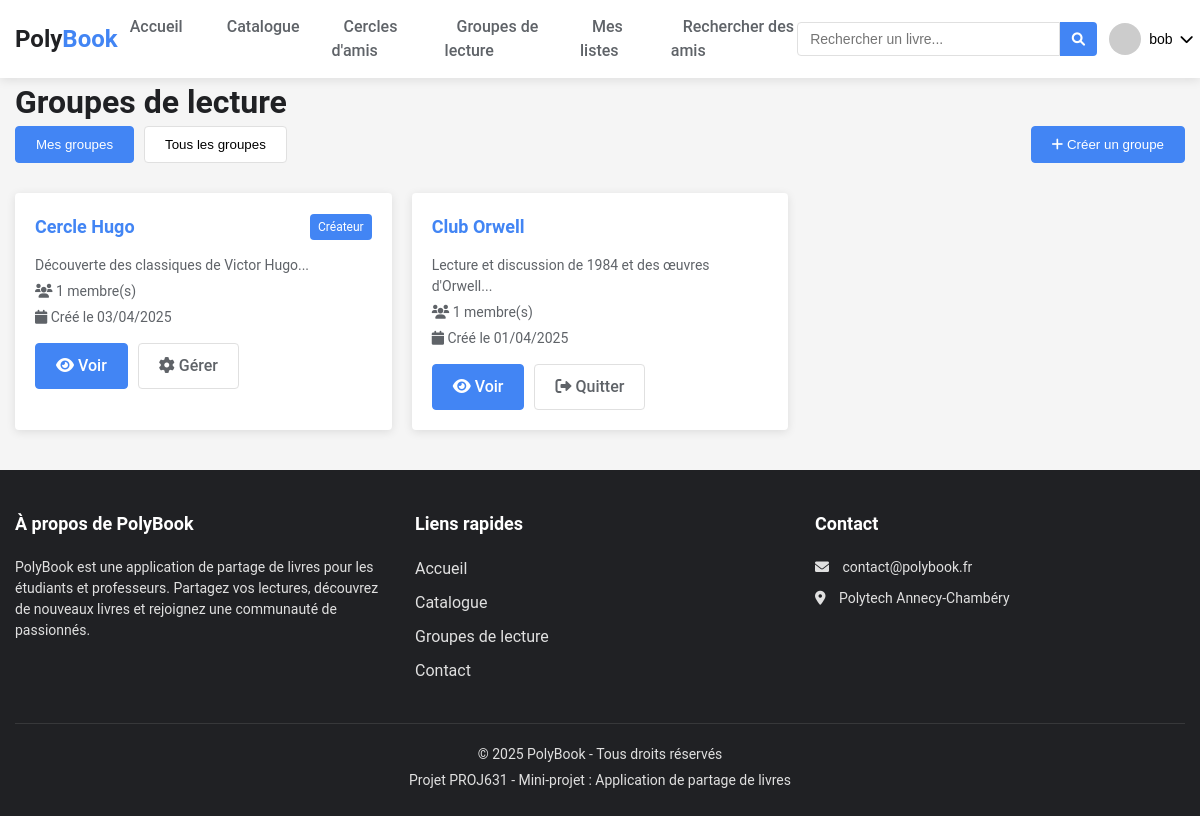
The page /website/groupes_lecture.php (signed in) on the database its author committed.
### tables this page shows
CREATE TABLE reading_group (
    id INT PRIMARY KEY AUTO_INCREMENT,
    created_at DATE,
    name TEXT,
    description TEXT,
    creator_user_id INT
);

### website/connexion.php (called while the page is built, shortened)
<?php
function securiser($donnee) {
    return htmlspecialchars($donnee, ENT_QUOTES, 'UTF-8');
}
?>

### website/groupes_lecture.php (the view, shortened to what this page needs)
<!DOCTYPE html>
<html lang="fr">
<head>
    <link rel="stylesheet" href="styles.css">
    <link rel="stylesheet" href="https://cdnjs.cloudflare.com/ajax/libs/font-awesome/6.0.0/css/all.min.css">
</head>
<body>
    <?php
    require_once 'connexion.php';
    include 'header.php';
    $user_id = $_SESSION['user_id'];
    $my_groups_sql = "SELECT rg.*, COUNT(rgm.id) as member_count,
                     (rg.creator_user_id = $user_id) as is_creator
                     FROM reading_group rg
                     JOIN reading_group_member rgm ON rg.id = rgm.reading_group_id
                     WHERE rgm.user_id = $user_id
                     GROUP BY rg.id
                     ORDER BY is_creator DESC, rg.created_at DESC";
    $my_groups_result = $conn->query($my_groups_sql);
    ?>
    <main class="container">
        <h1>Groupes de lecture</h1>
        <div class="groups-tabs">
            <button class="tab-button active" data-tab="my-groups">Mes groupes</button>
            <button class="tab-button" data-tab="all-groups">Tous les groupes</button>
            <button id="create-group-btn" class="btn primary">
                <i class="fas fa-plus"></i> Créer un groupe
            </button>
        </div>
        <div class="tab-content active" id="my-groups">
            <?php if ($my_groups_result->num_rows > 0): ?>
                <div class="groups-grid">
                    <?php while ($group = $my_groups_result->fetch_assoc()): ?>
                        <div class="group-card">
                            <div class="group-header">
                                <h3><a href="groupe_lecture.php?id=<?php echo $group['id']; ?>"><?php echo securiser($group['name']); ?></a></h3>
                                <?php if ($group['is_creator']): ?>
                                    <span class="creator-badge">Créateur</span>
                                <?php endif; ?>
                            </div>
                            <div class="group-info">
                                <p class="group-description"><?php echo securiser(substr($group['description'], 0, 150)); ?>...</p>
                                <p><i class="fas fa-users"></i> <?php echo $group['member_count']; ?> membre(s)</p>
                                <p><i class="fas fa-calendar"></i> Créé le <?php echo date('d/m/Y', strtotime($group['created_at'])); ?></p>
                            </div>
                            <div class="group-actions">
                                <a href="groupe_lecture.php?id=<?php echo $group['id']; ?>" class="btn primary">
                                    <i class="fas fa-eye"></i> Voir
                                </a>
                                <?php if ($group['is_creator']): ?>
                                    <a href="gerer_groupe.php?id=<?php echo $group['id']; ?>" class="btn secondary">
                                        <i class="fas fa-cog"></i> Gérer
                                    </a>
                                <?php else: ?>
                                    <a href="quitter_groupe.php?id=<?php echo $group['id']; ?>" class="btn secondary"
                                       onclick="return confirm('Êtes-vous sûr de vouloir quitter ce groupe ?');">
                                        <i class="fas fa-sign-out-alt"></i> Quitter
                                    </a>
                                <?php endif; ?>
                            </div>
                        </div>
                    <?php endwhile; ?>
                </div>
            <?php endif; ?>
        </div>
    </main>
    <?php include 'footer.php'; ?>
</body>
</html>

### website/styles.css (style rules this page uses)
:root { --primary-color: #4285f4; --primary-dark: #3367d6; --secondary-color: #5f6368; --accent-color: #fbbc05; --success-color: #34a853; --error-color: #ea4335; --info-color: #4285f4; --warning-color: #fbbc05; --light-gray: #f5f5f5; --medium-gray: #e0e0e0; --dark-gray: #5f6368; --white: #ffffff; --black: #202124; --border-radius: 4px; --box-shadow: 0 2px 10px rgba(0, 0, 0, 0.1); --transition: all 0.3s ease; --font-family: 'Roboto', 'Segoe UI', Arial, sans-serif; }
* { margin: 0; padding: 0; box-sizing: border-box; }
body { font-family: var(--font-family); font-size: 16px; line-height: 1.5; color: var(--black); background-color: var(--light-gray); }
a { text-decoration: none; color: var(--primary-color); transition: var(--transition); }
.container { max-width: 1200px; margin: 0 auto; padding: 0 15px; }
.btn { display: inline-block; padding: 10px 20px; border-radius: var(--border-radius); font-weight: 500; cursor: pointer; transition: var(--transition); text-align: center; }
.btn.primary { background-color: var(--primary-color); color: var(--white); border: 1px solid var(--primary-color); }
.btn.secondary { background-color: var(--white); color: var(--dark-gray); border: 1px solid var(--medium-gray); }
.groups-grid, .circles-grid { display: grid; grid-template-columns: repeat(auto-fill, minmax(300px, 1fr)); gap: 20px; margin-bottom: 20px; }
.group-card, .circle-card { background-color: var(--white); border-radius: var(--border-radius); box-shadow: var(--box-shadow); padding: 20px; transition: var(--transition); }
.group-header, .circle-header { display: flex; justify-content: space-between; align-items: center; margin-bottom: 15px; }
.group-header h3, .circle-header h3 { font-size: 18px; }
.creator-badge, .owner-badge, .member-badge { background-color: var(--primary-color); color: var(--white); font-size: 12px; padding: 4px 8px; border-radius: var(--border-radius); }
.group-info, .circle-info { margin-bottom: 15px; }
.group-description, .circle-description { font-size: 14px; color: var(--dark-gray); margin-bottom: 10px; }
.group-info p, .circle-info p { font-size: 14px; color: var(--dark-gray); margin-bottom: 5px; }
.group-actions, .circle-actions { display: flex; gap: 10px; }
.groups-tabs { display: flex; gap: 10px; margin-bottom: 30px; align-items: center; }
.tab-button { padding: 10px 20px; background-color: var(--white); border: 1px solid var(--medium-gray); border-radius: var(--border-radius); cursor: pointer; font-weight: 500; }
.tab-button.active { background-color: var(--primary-color); color: var(--white); border-color: var(--primary-color); }
.tab-content { display: none; }
.tab-content.active { display: block; }
#create-group-btn { margin-left: auto; }

### rows shown on the page
reading_group: name "Cercle Hugo", shows "Créateur", description "Découverte des classiques de Victor Hugo", member_count "1", created_at "03/04/2025"
reading_group: name "Club Orwell", description "Lecture et discussion de 1984 et des œuvres d'Orwell", member_count "1", created_at "01/04/2025"

### other values the page prints
securiser($_SESSION['username']) "bob"
